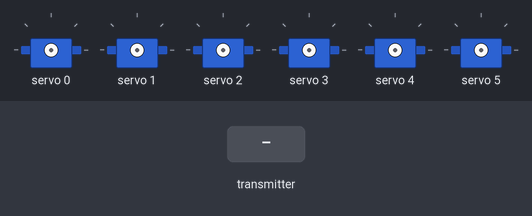
Recording of a sketch running on a simulated ESP32. Parts: 6 × servo. The test bench sets the inputs (shaded band). No radio packets arrive unless stated.

Above: at 1.2 s.
1.3 s: the transmitter starts sending MPU0_y = 0
2.8 s: the transmitter starts sending MPU0_p = 64
At 3.7 s:
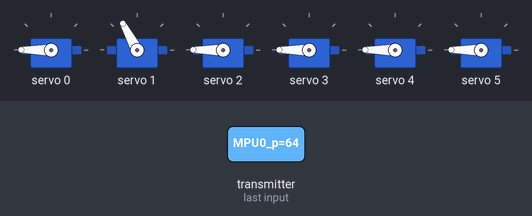
4.3 s: the transmitter starts sending MPU0_r = 64
At 4.9 s:
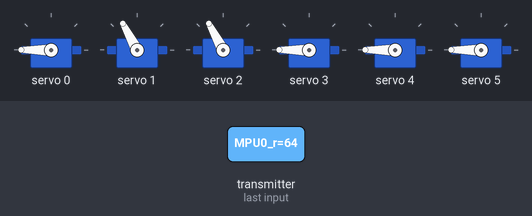
5.8 s: the transmitter starts sending MPU1_y = 64
At 7.0 s:
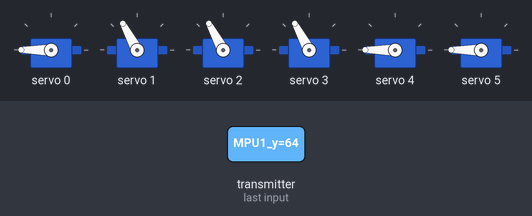
7.3 s: the transmitter starts sending MPU1_p = 64
At 8.4 s:
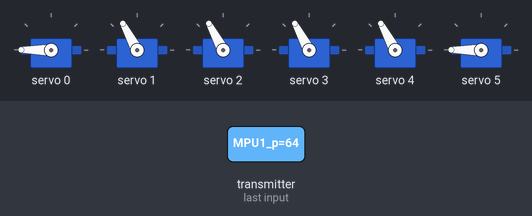
8.8 s: the transmitter starts sending MPU1_r = 64
At 9.5 s:
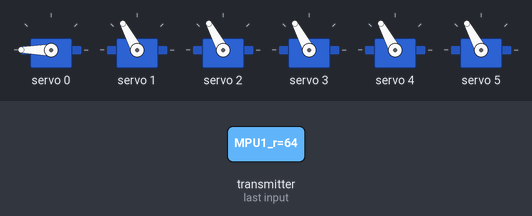
Timing chart, 0 to 11.3 s (numbered marks = the images above; inputs shaded):
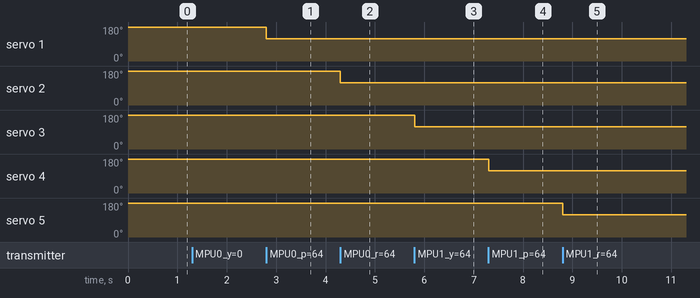

Measured:
- after the input at 2.8 s, servo 1: 180° → 118° at once
- after the input at 4.3 s, servo 2: 180° → 118° at once
- after the input at 5.8 s, servo 3: 180° → 118° at once
- after the input at 7.3 s, servo 4: 180° → 118° at once
- after the input at 8.8 s, servo 5: 180° → 118° at once

The sketch:

2IMU_Reciever.ino
```cpp
#include <Wire.h>
#include <Adafruit_PWMServoDriver.h>
#include <SPI.h>
#include <nRF24L01.h>
#include <RF24.h>
RF24 radio(32, 33);   // nRF24L01 (CE, CSN), can be any digital pin on the arduino

// called this way, it uses the default address 0x40
// pwm is adafruits library meant to mimic things like servo.writeMicroseconds in order for them to use it on the dedicated servo driver
Adafruit_PWMServoDriver pwm = Adafruit_PWMServoDriver();

#define SERVOMIN  600 // This is the rounded 'minimum' microsecond length, in this case the servo can have a minimum of 600 (600-2400 for 270 degrees rotation)
#define SERVOMAX  2400 // This is the rounded 'maximum' microsecond length, in this case the servo can have a maximum of 2400
#define SERVO_FREQ 50 // Analog servos run at ~50 Hz updates

// our servo # counter
uint8_t servo[] = {0, 1, 2, 3, 4, 5};
float servoMap[] = {0, 0, 0, 0, 0, 0};

const byte address[6] = "00001";
unsigned long lastReceiveTime = 0;
unsigned long currentTime = 0;
// Max size of this struct is 32 bytes - NRF24L01 buffer limit
struct Data_Package {
  byte MPU0_y;
  byte MPU0_p;
  byte MPU0_r;
  byte MPU1_y;
  byte MPU1_p;
  byte MPU1_r;
};
Data_Package data; //Create a variable with the above structure

void resetData() {
  // Reset the values when there is no radio connection - Set initial default values
  data.MPU0_y = 0;
  data.MPU0_p = 0;
  data.MPU0_r = 0;
  data.MPU1_y = 0;
  data.MPU1_p = 0;
  data.MPU1_r = 0;
  for (byte b = 0; b < 5; b++) {
    servoMap[b] = 0;
  }
}

void setup() {
  Serial.begin(9600);

  pwm.begin();
  pwm.setOscillatorFrequency(27000000);
  pwm.setPWMFreq(SERVO_FREQ);  // Analog servos run at ~50 Hz updates

  radio.begin();
  radio.openReadingPipe(0, address);
  radio.setAutoAck(false);
  radio.setDataRate(RF24_250KBPS);
  radio.setPALevel(RF24_PA_MIN); // It was originally LOW
  radio.startListening(); //  Set the module as receiver
  resetData();
}

void loop() {

  // Check whether there is data to be received
  if (radio.available()) {
    radio.read(&data, sizeof(Data_Package)); // Read the whole data and store it into the 'data' structure
    lastReceiveTime = millis(); // At this moment we have received the data

    servoMap[0] = map(data.MPU0_y, 180, 0, SERVOMIN, SERVOMAX);
    pwm.writeMicroseconds(servo[0], servoMap[0]);
    servoMap[1] = map(data.MPU0_p, 180, 0, SERVOMIN, SERVOMAX);
    pwm.writeMicroseconds(servo[1], servoMap[1]);
    servoMap[2] = map(data.MPU0_r, 180, 0, SERVOMIN, SERVOMAX);
    pwm.writeMicroseconds(servo[2], servoMap[2]);

    servoMap[3] = map(data.MPU1_y, 180, 0, SERVOMIN, SERVOMAX);
    pwm.writeMicroseconds(servo[3], servoMap[3]);
    servoMap[4] = map(data.MPU1_p, 180, 0, SERVOMIN, SERVOMAX);
    pwm.writeMicroseconds(servo[4], servoMap[4]);
    servoMap[5] = map(data.MPU1_r, 180, 0, SERVOMIN, SERVOMAX);
    pwm.writeMicroseconds(servo[5], servoMap[5]);
  }
  // Check whether we keep receving data, or we have a connection between the two modules
  currentTime = millis();
  if ( currentTime - lastReceiveTime > 1000 ) { // If current time is more then 1 second since we have recived the last data, that means we have lost connection
    resetData(); // If connection is lost, reset the data. It prevents unwanted behavior, for example if a drone has a throttle up and we lose connection, it can keep flying unless we reset the values
  }
}
```
